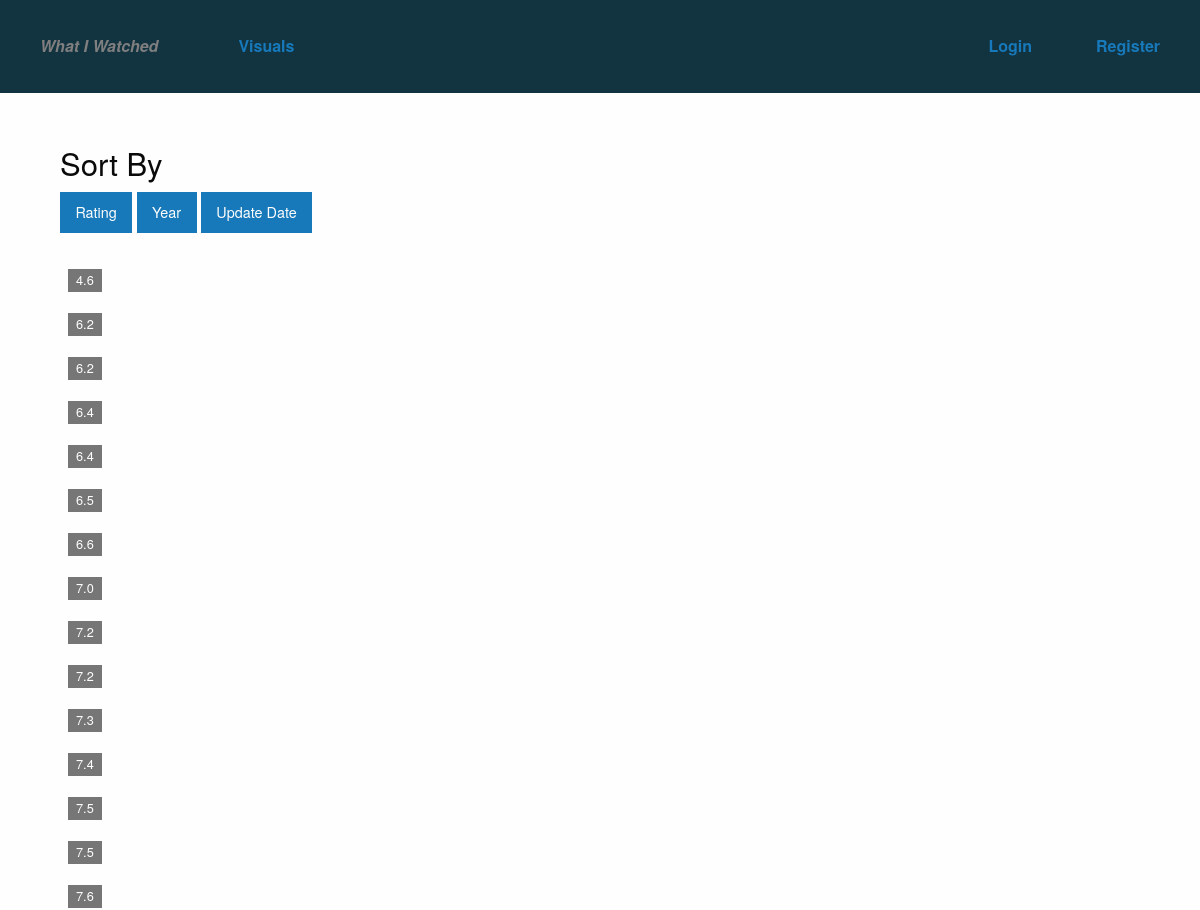
Page /visual/ (upper part) on the earlier database version.
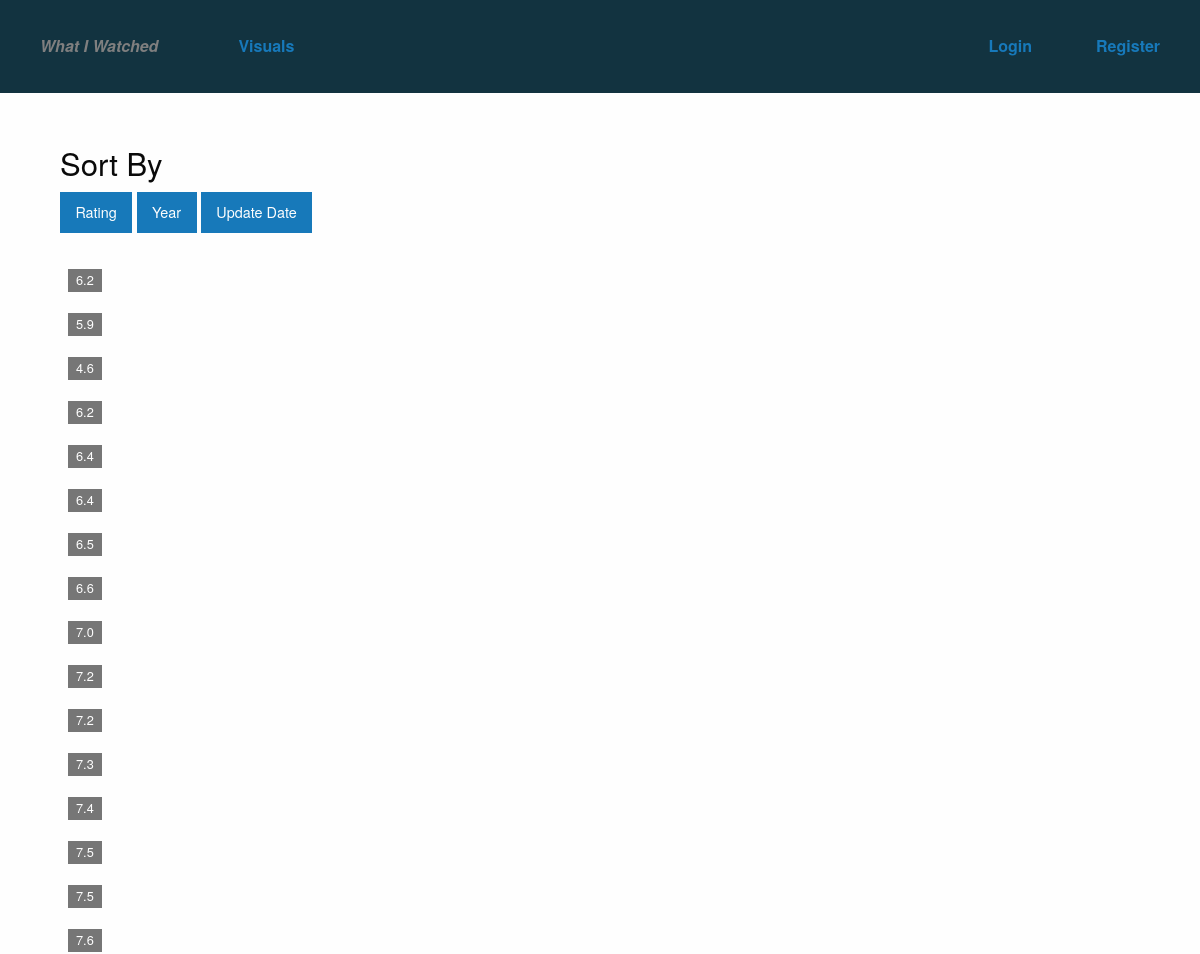
Same page on the later database version.
### visual/models.py (models this page shows, shortened)
class Visual(models.Model):
    title = models.CharField(max_length=60, blank=True)
    watched = models.BooleanField(default=True)
    douban_id = models.CharField(max_length=60, unique=True)
    imdb_id = models.CharField(max_length=60, blank=True)
    date_watched = models.DateTimeField(auto_now_add = True)
    date_updated = models.DateTimeField(auto_now = True)
    original_title = models.CharField(max_length=60, blank=True)
    year = models.IntegerField(blank=True, default=0)
    rating = models.FloatField(blank=True, default=0.0)
    images = models.TextField(blank=True)
    summary = models.TextField(blank=True)
    visual_type = models.ManyToManyField(Type, blank=True)
    favorite = models.ManyToManyField(User, blank=True)
    class Meta:
        ordering = ['-rating']

### visual/views.py (the view)
def home(request):
    user = request.user
    current_path = request.get_full_path()
    sort = request.GET.get('sort')
    if sort:
        visuals = Visual.objects.order_by('-' + sort)
    else:
        visuals = Visual.objects.order_by('-date_updated')
    return render(request, 'visual/home.html', {'visuals' : visuals, 'user' : user, 'current_path' : current_path})

### templates/visual/home.html
{% extends "common/base.html" %}
{% block content %}
<div class="row">
    <h3>Sort By</h3>
    <a class="button" href="/visual?sort=rating">Rating</a>
    <a class="button" href="/visual?sort=year">Year</a>
    <a class="button" href="/visual?sort=date_updated">Update Date</a>
</div>
{% include "visual/visual_list.html" with visuals=visuals %}
{% endblock %}

### templates/visual/visual_list.html (shortened to what this page needs)
<div class="row visuals">
    {% for visual in visuals %}
    <div class="columns large-2 medium-4 small-6 visual-wrapper">
        <a href="{% url 'visual:detail' visual.id %}">
        <div class="visual success">
            <div class="visual-content">
            </div>
            <div class="rating label secondary">
                {{ visual.rating }}
            </div>
        </div>
        </a>
    </div>
    {% endfor %}
</div>

Differences in the rows shown:
changed Visual (number 1 of 16 on the later page): moves up the list
added Visual: rating "5.9"
